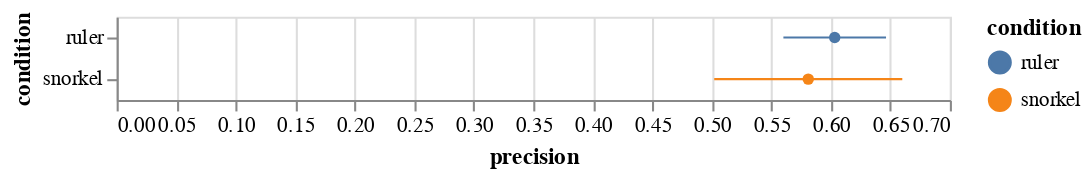

The notebook cell this image was saved under:
### Markdown cell above
#### Precision

### Code cell
error_bars = alt.Chart(dt).mark_errorbar(extent='stderr').encode(
  x=alt.X('precision:Q'),
  y=alt.Y('condition:N'),
    color=alt.Color('condition:N', sort=['ruler'])
)

points = alt.Chart(dt).mark_point(filled=True).encode(
  x=alt.X('precision:Q', aggregate='mean'),
  y=alt.Y('condition:N'),
 color=alt.Color('condition:N', sort=['ruler'])
)

error_bars + points

### Figure 1 — Vega-Lite specification as saved in the notebook (floating-point values rounded to 4 significant figures)
{"config": {"view": {"continuousWidth": 400, "continuousHeight": 300}}, "layer": [{"mark": {"type": "errorbar", "extent": "stderr"}, "encoding": {"color": {"type": "nominal", "field": "condition", "sort": ["ruler"]}, "x": {"type": "quantitative", "field": "precision"}, "y": {"type": "nominal", "field": "condition"}}}, {"mark": {"type": "point", "filled": true}, "encoding": {"color": {"type": "nominal", "field": "condition", "sort": ["ruler"]}, "x": {"type": "quantitative", "aggregate": "mean", "field": "precision"}, "y": {"type": "nominal", "field": "condition"}}}], "data": {"name": "data-087497bff17fdcb684f0b14eb7cac74f"}, "$schema": "https://vega.github.io/schema/vega-lite/v4.8.1.json", "datasets": {"data-087497bff17fdcb684f0b14eb7cac74f": [{"accuracy": 0.4838, "condition": "snorkel", "dataset": "amazon", "f1": 0.562, "max_dev_f1": 0.6534, "participant": "p4", "precision": 0.4923, "recall": 0.4838, "task": "sentiment", "training_label_coverage": 0.5837}, {"accuracy": 0.5787, "condition": "ruler", "dataset": "youtube", "f1": 0.7137, "max_dev_f1": 0.6326, "participant": "p4", "precision": 0.6826, "recall": 0.5256, "task": "spam", "training_label_coverage": 0.135}, {"accuracy": 0.4825, "condition": "ruler", "dataset": "amazon", "f1": 0.623, "max_dev_f1": 0.5882, "participant": "p8", "precision": 0.5018, "recall": 0.4825, "task": "sentiment", "training_label_coverage": 0.1125}, {"accuracy": 0.7893, "condition": "snorkel", "dataset": "youtube", "f1": 0.7649, "max_dev_f1": 0.6974, "participant": "p8", "precision": 0.8215, "recall": 0.81, "task": "spam", "training_label_coverage": 0.5437}, {"accuracy": 0.5062, "condition": "ruler", "dataset": "amazon", "f1": 0.6556, "max_dev_f1": 0.6429, "participant": "p2", "precision": 0.6676, "recall": 0.5063, "task": "sentiment", "training_label_coverage": 0.4025}, {"accuracy": 0.6798, "condition": "snorkel", "dataset": "youtube", "f1": 0.6042, "max_dev_f1": 0.6919, "participant": "p2", "precision": 0.7442, "recall": 0.7102, "task": "spam", "training_label_coverage": 1.0}, {"accuracy": 0.5887, "condition": "ruler", "dataset": "amazon", "f1": 0.6365, "max_dev_f1": 0.6449, "participant": "p1", "precision": 0.6081, "recall": 0.5887, "task": "sentiment", "training_label_coverage": 0.2975}, {"accuracy": 0.5281, "condition": "snorkel", "dataset": "youtube", "f1": 0.5962, "max_dev_f1": 0.6512, "participant": "p1", "precision": 0.5177, "recall": 0.5123, "task": "spam", "training_label_coverage": 1.0}, {"accuracy": 0.51, "condition": "snorkel", "dataset": "amazon", "f1": 0.5654, "max_dev_f1": 0.6395, "participant": "p3", "precision": 0.5197, "recall": 0.51, "task": "sentiment", "training_label_coverage": 1.0}, {"accuracy": 0.6124, "condition": "ruler", "dataset": "youtube", "f1": 0.7262, "max_dev_f1": 0.75, "participant": "p3", "precision": 0.6957, "recall": 0.5666, "task": "spam", "training_label_coverage": 0.6238}, {"accuracy": 0.5, "condition": "snorkel", "dataset": "amazon", "f1": 0.5, "max_dev_f1": 0.5657, "participant": "p7", "precision": 0.0, "recall": 0.0, "task": "sentiment", "training_label_coverage": 0.0}, {"accuracy": 0.7107, "condition": "ruler", "dataset": "youtube", "f1": 0.7366, "max_dev_f1": 0.7512, "participant": "p7", "precision": 0.7083, "recall": 0.7054, "task": "spam", "training_label_coverage": 0.5787}, {"accuracy": 0.4913, "condition": "ruler", "dataset": "amazon", "f1": 0.6476, "max_dev_f1": 0.6148, "participant": "p0", "precision": 0.5987, "recall": 0.4913, "task": "sentiment", "training_label_coverage": 0.6325}, {"accuracy": 0.5393, "condition": "snorkel", "dataset": "youtube", "f1": 0.6996, "max_dev_f1": 0.6872, "participant": "p0", "precision": 0.5189, "recall": 0.4782, "task": "spam", "training_label_coverage": 0.2737}, {"accuracy": 0.515, "condition": "snorkel", "dataset": "amazon", "f1": 0.6492, "max_dev_f1": 0.6483, "participant": "p9", "precision": 0.6011, "recall": 0.515, "task": "sentiment", "training_label_coverage": 0.3887}, {"accuracy": 0.6798, "condition": "ruler", "dataset": "youtube", "f1": 0.7077, "max_dev_f1": 0.7699, "participant": "p9", "precision": 0.6767, "recall": 0.6745, "task": "spam", "training_label_coverage": 0.5775}, {"accuracy": 0.63, "condition": "ruler", "dataset": "amazon", "f1": 0.5432, "max_dev_f1": 0.6727, "participant": "p6", "precision": 0.6369, "recall": 0.63, "task": "sentiment", "training_label_coverage": 1.0}, {"accuracy": 0.9129, "condition": "snorkel", "dataset": "youtube", "f1": 0.9155, "max_dev_f1": 0.9474, "participant": "p6", "precision": 0.9116, "recall": 0.918, "task": "spam", "training_label_coverage": 1.0}, {"accuracy": 0.6587, "condition": "snorkel", "dataset": "amazon", "f1": 0.6957, "max_dev_f1": 0.7054, "participant": "p5", "precision": 0.6834, "recall": 0.6587, "task": "sentiment", "training_label_coverage": 0.965}, {"accuracy": 0.5337, "condition": "ruler", "dataset": "youtube", "f1": 0.696, "max_dev_f1": 0.7013, "participant": "p5", "precision": 0.2563, "recall": 0.4725, "task": "spam", "training_label_coverage": 0.53}]}}
